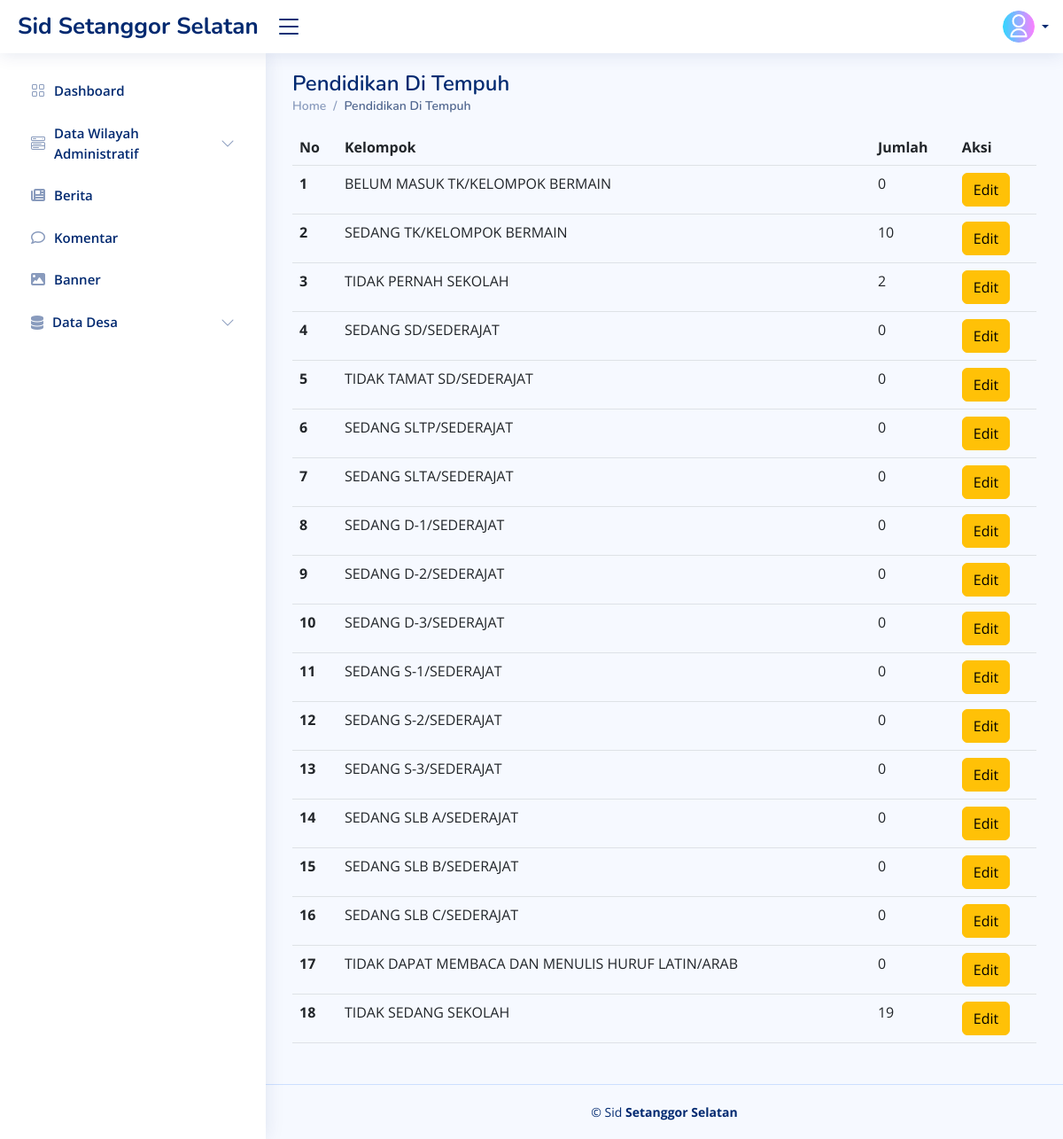
Page /index.php/admin_data_desa/pendidikan_ditempuh on the committed database.
### tables this page shows
CREATE TABLE `pendidikan_ditempuh` (
  `id` int(11) NOT NULL,
  `kelompok` varchar(50) NOT NULL,
  `jumlah` int(10) NOT NULL
);

### application/helpers/sid_helper.php (called while the page is built, shortened)
<?php
function viewAdmin($folder, $file, $data)
{
    $ci = get_instance();
    $ci->load->view('admin/tamplates/header', $data);
    $ci->load->view('admin/tamplates/sidebar', $data);
    $ci->load->view('admin/' . $folder . '/' . $file, $data);
}

### application/controllers/Admin_data_desa.php (called while the page is built, shortened)
<?php
class Admin_data_desa extends CI_Controller{
    public function pendidikan_ditempuh(){
        $data['title'] = "Pendidikan Di Tempuh";
        $data['data'] = $this->db->get('pendidikan_ditempuh')->result_array();
        viewAdmin('Data_desa','pendidikan_ditempuh',$data);
    }
}

### index.php (called while the page is built, shortened)
<?php
require_once BASEPATH.'core/CodeIgniter.php';

### application/views/admin/Data_desa/pendidikan_ditempuh.php (the view, shortened to what this page needs)
<main id="main" class="main">
  <div class="pagetitle">
    <h1>Pendidikan Di Tempuh</h1>
    <nav>
      <ol class="breadcrumb">
        <li class="breadcrumb-item"><a href="index.html">Home</a></li>
        <li class="breadcrumb-item active">Pendidikan Di Tempuh</li>
      </ol>
    </nav>
  <section class="section dashboard">
    <div class="row">
      <div class="col-lg-12">
        <table class="table">
          <thead>
            <tr>
              <th scope="col">No</th>
              <th scope="col">Kelompok</th>
              <th scope="col">Jumlah</th>
              <th scope="col">Aksi</th>
            </tr>
          </thead>
          <tbody>
            <?php $no = 1; ?>
            <?php foreach ($data as $row) : ?>
              <tr>
                <th scope="row"><?= $no; ?></th>
                <td><?= $row['kelompok']; ?></td>
                <td><?= $row['jumlah']; ?></td>
                <td>
                  <a href="<?= base_url(); ?>Admin_data_desa/edit_pendidikan_ditempuh/<?= $row['id']; ?>" class="btn btn-warning">Edit</a>
                </td>
              </tr>
              <?php $no++; ?>
            <?php endforeach; ?>
          </tbody>
        </table>
      </div>
    </div>
  </section>
</main>

### assets/admin/assets/css/style.css (style rules this page uses)
:root { scroll-behavior: smooth; }
body { font-family: "Open Sans", sans-serif; background: #f6f9ff; color: #444444; }
a { color: #4154f1; text-decoration: none; }
h1, h2, h3, h4, h5, h6 { font-family: "Nunito", sans-serif; }
#main { margin-top: 60px; padding: 20px 30px; transition: all 0.3s; }
.pagetitle { margin-bottom: 10px; }
.pagetitle h1 { font-size: 24px; margin-bottom: 0; font-weight: 600; color: #012970; }
.breadcrumb { font-size: 14px; font-family: "Nunito", sans-serif; color: #899bbd; font-weight: 600; }
.breadcrumb a { color: #899bbd; transition: 0.3s; }
.breadcrumb .breadcrumb-item::before { color: #899bbd; }
.breadcrumb .active { color: #51678f; font-weight: 600; }
@media (min-width: 1200px) { #main, #footer { margin-left: 300px; } }

### rows in the picture
pendidikan_ditempuh: kelompok "BELUM MASUK TK/KELOMPOK BERMAIN", jumlah "0"
pendidikan_ditempuh: kelompok "SEDANG TK/KELOMPOK BERMAIN", jumlah "10"
pendidikan_ditempuh: kelompok "TIDAK PERNAH SEKOLAH", jumlah "2"
pendidikan_ditempuh: kelompok "SEDANG SD/SEDERAJAT", jumlah "0"
pendidikan_ditempuh: kelompok "TIDAK TAMAT SD/SEDERAJAT", jumlah "0"
pendidikan_ditempuh: kelompok "SEDANG SLTP/SEDERAJAT", jumlah "0"
pendidikan_ditempuh: kelompok "SEDANG SLTA/SEDERAJAT", jumlah "0"
pendidikan_ditempuh: kelompok "SEDANG D-1/SEDERAJAT", jumlah "0"
pendidikan_ditempuh: kelompok "SEDANG D-2/SEDERAJAT", jumlah "0"
pendidikan_ditempuh: kelompok "SEDANG D-3/SEDERAJAT", jumlah "0"
pendidikan_ditempuh: kelompok "SEDANG S-1/SEDERAJAT", jumlah "0"
pendidikan_ditempuh: kelompok "SEDANG S-2/SEDERAJAT", jumlah "0"
pendidikan_ditempuh: kelompok "SEDANG S-3/SEDERAJAT", jumlah "0"
pendidikan_ditempuh: kelompok "SEDANG SLB A/SEDERAJAT", jumlah "0"
pendidikan_ditempuh: kelompok "SEDANG SLB B/SEDERAJAT", jumlah "0"
pendidikan_ditempuh: kelompok "SEDANG SLB C/SEDERAJAT", jumlah "0"
pendidikan_ditempuh: kelompok "TIDAK DAPAT MEMBACA DAN MENULIS HURUF LATIN/ARAB", jumlah "0"
pendidikan_ditempuh: kelompok "TIDAK SEDANG SEKOLAH", jumlah "19"
